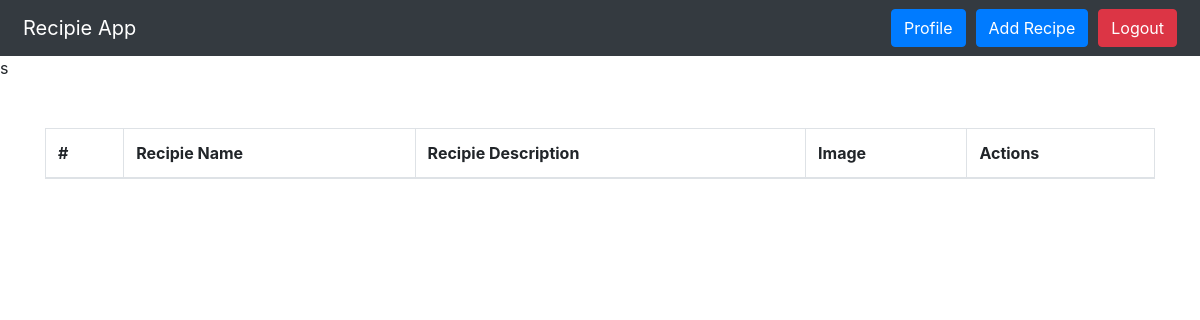
/view_recipies/ (signed in), run on an earlier commit of the app's database.
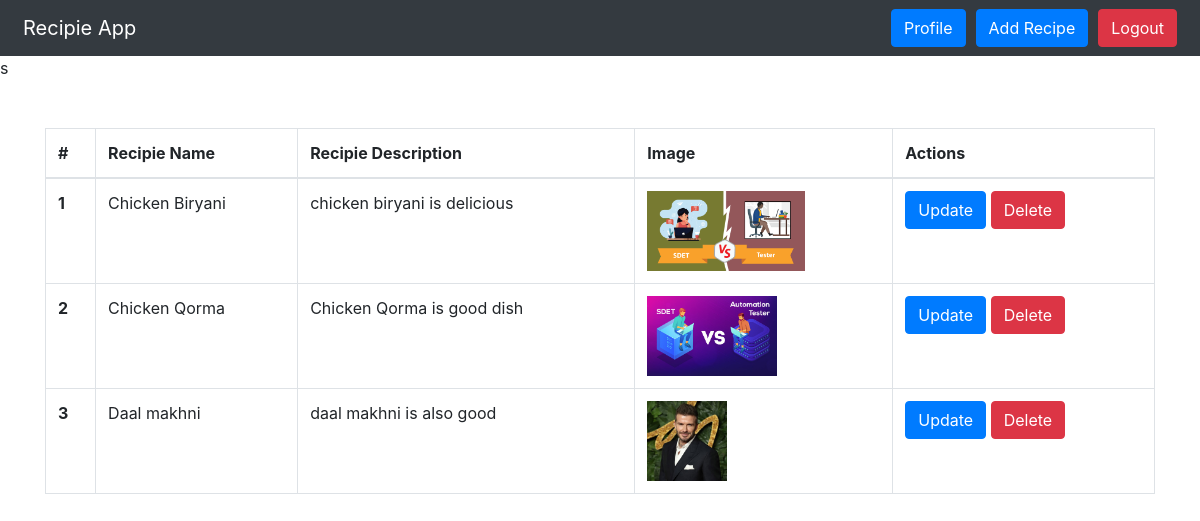
And on a later commit of the database.
### Recipie_App/models.py (models this page shows)
class Recipie(models.Model):
    user = models.ForeignKey(User, on_delete=models.SET_NULL, null=True, blank=True)
    recipie_name = models.CharField(max_length=100)
    recipie_description = models.TextField()
    recipie_image = models.ImageField(upload_to="recipie")
    recipie_view_count = models.IntegerField(default=1)

### Recipie_App/views.py (the view)
# urls.py: path('view_recipies/', view_recipies, name="view_recipies"),
@login_required(login_url="/login/")
def view_recipies(request):
    queryset = Recipie.objects.all()
    if request.GET.get('search'):
        queryset = queryset.filter(recipie_name__icontains = request.GET.get('search'))
        print(request.GET.get('search'))
    context = {'recipies': queryset}
    return render(request, 'view_recipies.html', context)

### Recipie_App/templates/view_recipies.html
{% extends 'base.html' %}
{% block content %}s
<div class="table-responsive container mt-5">
    <table class="table table-bordered table-shadow">
        <thead>
          <tr>
            <th scope="col">#</th>
            <th scope="col">Recipie Name</th>
            <th scope="col">Recipie Description</th>
            <th scope="col">Image</th>
            <th scope="col">Actions</th>
          </tr>
        </thead>
        <tbody>
            {% for recipie in recipies %}
          <tr>
            <th scope="row">{{forloop.counter}}</th>
            <td>{{recipie.recipie_name}}</td>
            <td>{{recipie.recipie_description}}</td>
            <td>
                <img src="/media/{{recipie.recipie_image}}" style="height: 80px;"/>
            </td>
            <td>
                <a href="/update_recipie/{{recipie.id}}/" class="btn btn-primary">Update</a>
                <a href="/delete_recipie/{{recipie.id}}/" class="btn btn-danger">Delete</a>
            </td>
          </tr>
          {% endfor %}
        </tbody>
      </table>
</div>
{% endblock %}

### Recipie_App/templates/base.html (shortened to what this page needs)
<!DOCTYPE html>
<html lang="en">
<head>
    <link rel="stylesheet" href="https://maxcdn.bootstrapcdn.com/bootstrap/4.0.0/css/bootstrap.min.css">
</head>
<body>
      <nav class="navbar bg-dark p-2 shadow-lg">
        <div class="container-fluid">
          <a class="navbar-brand" style="color:white" href="/">Recipie App</a>
          <form class="d-flex" role="search">
            {% if request.user.is_authenticated %}
                <a href="/profile/" class="btn btn-primary" type="submit">Profile</a>
                {% if request.path == '/' %}
                  <a href="/view_recipies/" class="btn btn-primary" style="margin-left: 10px;">View Recipe</a>
                  <a href="/recipies/" class="btn btn-primary" style="margin-left: 10px;">Add Recipe</a>
                {% elif request.path == '/recipies/' %}
                    <a href="/view_recipies/" class="btn btn-primary" type="submit" style="margin-left: 10px;">View Recipe</a>
                {% elif request.path == '/view_recipies/' %}
                    <a href="/recipies/" class="btn btn-primary" type="submit" style="margin-left: 10px;">Add Recipe</a>
                {% endif %}
                <a href="/logout/" class="btn btn-danger" type="submit" style="margin-left: 10px;">Logout</a>
            {% else %}
                <a href="/login/" class="btn btn-primary" type="submit">Login</a>
            {% endif %}
          </form>
        </div>
      </nav>
    {% block content %}
    {% endblock %}
</body>
</html>

What changed in the data, as far as the page shows it:
added Recipie: recipie_name "Chicken Biryani", recipie_description "chicken biryani is delicious", recipie_image (picture)
added Recipie: recipie_name "Chicken Qorma", recipie_description "Chicken Qorma is good dish", recipie_image (picture)
added Recipie: recipie_name "Daal makhni", recipie_description "daal makhni is also good", recipie_image (picture)
